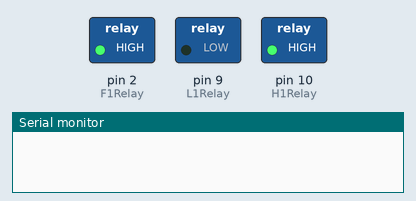
This sketch was run on a simulated Arduino Uno, built with avr-gcc and run on an emulated ATmega328P. Parts: switched loads named in the sketch (green lamp = pin HIGH), the last lines printed to the serial monitor.

Above: at 0.1 s.
At 121.7 s:
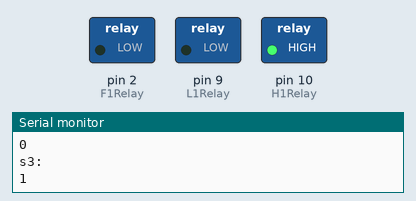
Timing chart, 0 to 123.2 s (numbered marks = the images above):
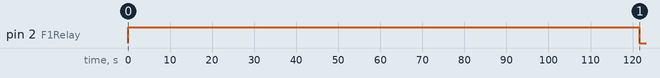

Measured:
- by itself, pin 2 (F1Relay): HIGH → LOW at 122 s

The sketch:

3state1.2.1.ino
```cpp
//############################3 state machine#####################################
//##this controls the leds on timers, fans on timers, and humidifier based on sensor data and lmits##
//##updates
//#
//##############################################
//#########     SAVE AS 1.2.1    #################
//##############################################
//#
//#
//#   12/18/2021   ####
//#
//#   added print lines for status updates and turned humidifer state machine off and set it on all the time becuase I am using an inkbird and not the sensor yet
//#   problem
//       fan was not turning on
//    solution
//       altereed pt2 = t2 in case 3 of sm3, ad=nd added a new pt counter to reset on 15, because the 2 minute counter kept flipping and keeping pin LOW.
//#      added pt3 and pt3 for longer reset counters
//#
//
//    1/16/2022 #######
////      problem
//          fans still not working
//          extra vars
//        solution
//          remove humi millis and reduce led and fan millis to one var
//          organize variables and comments
//          remove reset periods from state machines 2 and 3--led and fans-- and restructure to case 1 on, case 2 off (leds 12 hours each, fans 2 min, then 13 min)
//        add room temperature, and tent temperature
//
//      1.2.1:
//          fan circuit not quite working properly and when s3 switched after 2 minutes, it would freeze the pi and the fan was also not starting up quite right.  Wire looks weird need to rewire
//

//###################################################################################

#include <dht11.h>

//sensor pinouts

dht11 sensor;

#define H1HIGH 92
#define H1LOW 89

//relay pinouts
#define H1Relay 10
#define L1Relay 9
#define F1Relay 2
//#define H2Relay 12
//#define L2Relay 10
//#define F2Relay 3

int state_s1 = 0;
int state_s2 = 0;
int state_s3 = 0;

long t0 = 0;  //millis counter

long lastLoff = 0;  //led
long lastLon = 0; //led

long lastFoff = 0;  //fan
long lastFon = 0;  //fan

long t2m = 120000;  //
long t13m = 780000; //15 minutes in milli seconds
long t12h = 43200000;  //  12 hours in milli seconds


void setup() {
  Serial.begin(9600);

  pinMode(H1Relay, OUTPUT);
  pinMode(L1Relay, OUTPUT);
  pinMode(F1Relay, OUTPUT);
//  pinMode(H2Relay, OUTPUT);
//  pinMode(L2Relay, OUTPUT);
//  pinMode(F2Relay, OUTPUT);

  digitalWrite(H1Relay, HIGH);
  digitalWrite(L1Relay, LOW);
  digitalWrite(F1Relay, HIGH);
//  digitalWrite(H2Relay, LOW);
//  digitalWrite(L2Relay, LOW);
//  digitalWrite(F2Relay, LOW);
  }


void SM_s1() {  //humidity state machine

  switch (state_s1) {
    case 0:  //humidify
      digitalWrite(H1Relay, HIGH);    // h on

      Serial.println("s1: ");
      Serial.println(state_s1);
      Serial.println("Humi: ");
      Serial.println(sensor.humidity);
      delay(500);
      if (sensor.humidity > H1HIGH) {  //over limit, turn off
        state_s1 = 1;
      }
    break;


    case 1:  //dehumidify
      digitalWrite(H1Relay, LOW);     //h off

      Serial.println("s1: ");
      Serial.println(state_s1);
      Serial.println("Humi: ");
      Serial.println(sensor.humidity);
      delay(500);
      if (sensor.humidity < H1LOW) {   //under limit, turn on
        state_s1 = 0;
      }
    break;

  }

}


void SM_s2() {  //led state machine
  switch(state_s2) {
    case 0:                             //start-day
      digitalWrite(L1Relay, LOW);       //turn off led
      t0 = millis();                    //get time

      Serial.println("s2: ");
      Serial.println(state_s2);
      delay(500);
      if ((t0 - lastLoff) - t12h > 0) {  //over 12 hours
        state_s2 = 1;                  //change state variable before break so machine loads in to other case next time it runs
        lastLon = t0;                  //set last On time counter in order to be able to zero-offset the math
      }
    break;

    case 1:
      digitalWrite(L1Relay, HIGH);   //switch led on
      t0 = millis();                 //get time

      Serial.println("s2: ");
      Serial.println(state_s2);
      delay(500);
      if ((t0 - lastLon) - t12h > 0) {  //over 12 hours
        state_s2 = 0;                  //change state variable before break so machine loads in to other case next time it runs
        lastLoff = t0;                 //set last On time counter in order to be able to zero-offset the math
      }
    break;


  }

}


void SM_s3() {  //fan state machine --runs for 15 minute loops
  switch(state_s3) {
    case 0:                             //start-day
      digitalWrite(F1Relay, HIGH);      //turn on Fan
      t0 = millis();                    //get time

      Serial.println("s3: ");
      Serial.println(state_s3);
      delay(500);
      if ((t0 - lastFon) - t2m > 0) {    //over 2 minutes
        state_s3 = 1;                  //change state variable before break so machine loads in to other case next time it runs
        lastFoff = t0;                  //set last Off time counter (because this if statement is a step of turning it off) in order to be able to zero-offset the math
      }
    break;

    case 1:
      digitalWrite(F1Relay, LOW);    //switch Fan off
      t0 = millis();                 //get time

      Serial.println("s3: ");
      Serial.println(state_s3);
      delay(500);

      if ((t0 - lastFoff) - t13m > 0) {   //over 2 minutes
        state_s3 = 0;                  //change state variable before break so machine loads in to other case next time it runs
        lastFon = t0;                  //set last On time counter in order to be able to zero-offset the math
      }
    break;


  }
}


void loop() {

//  int chk = sensor.read(6);
//  Serial.println(sensor.temperature*(1.8)+32);

//  SM_s1();  /humi
  delay(100);
  SM_s2();  //led
  delay(100);
  SM_s3();  //fans
  delay(100);

}
```
